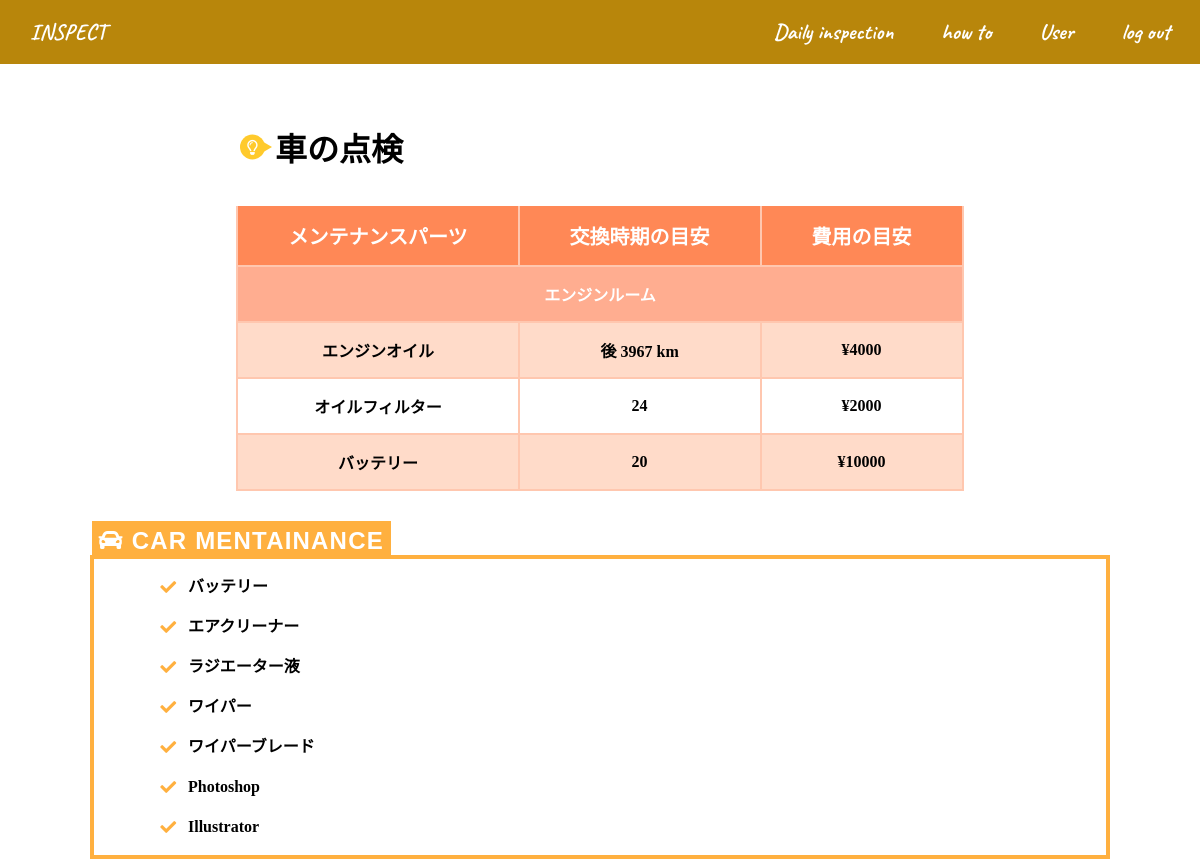
/user/inspect.php (signed in), run on an earlier commit of the app's database.
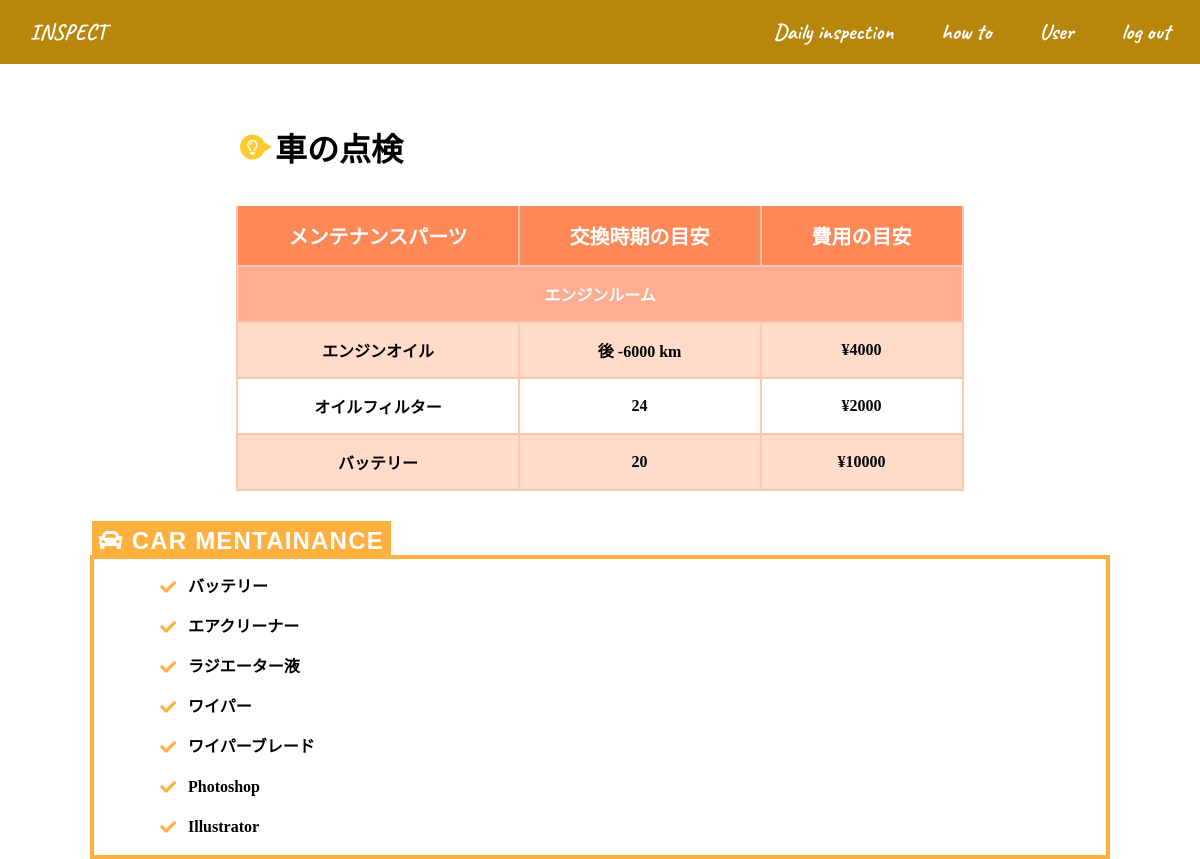
And on a later commit of the database.
### tables this page shows
CREATE TABLE car(user_id interger,car_name text,first_distance interger,now_distance interger,reg_date interger,primary key(user_id));

### user/inspect.php (the view, shortened to what this page needs)
<html>
<head>
  <link rel="stylesheet" type="text/css" href="../css/userstyle.css">
  <link href="https://use.fontawesome.com/releases/v5.0.6/css/all.css" rel="stylesheet">
</head>
<body>
  <header>
    <nav>
    <ul id="menu">
        <li class="logo"><a href="inspect.php">INSPECT</a></li>
        <li><a href="inspect.php">Daily inspection</a></li>
        <li><a href="checker.php">how to</a></li>
        <li><a href="information.php">User</a></li>
        <li><a href="logout.php">log out</a></li>
      </ul>
    </nav>
  </header>
  <main>
    <?php
    try{
      $db = new SQLite3("../DB/customer.sqlite3");
      $sql = 'SELECT * FROM car';
      $res = $db->query($sql);
      while( $row = $res->fetchArray()){
        if($row['user_id']==$_SESSION['user_id']){
          $f_distance = $row['first_distance'];
          $n_distance = $row['now_distance'];
          $distance = $n_distance - $f_distance;
          break;
          }
        }
        }catch(Exception $e){
          $errorMessage = 'データベースエラー';
        }
     ?>
    <h1 class="topic">車の点検</h1>
    <table>
      <tr>
      <?php
      $eo_d = 5000-$distance;
      print<<<_HTML_
        <th>メンテナンスパーツ</th> <th>交換時期の目安</th> <th>費用の目安</th>
      </tr>
      <tr>
        <td colspan="3" class="sub_th">エンジンルーム</td>
      </tr>
      <tr>
        <td>エンジンオイル</td><td>後 $eo_d km</td> <td>¥4000</td>
      </tr>
      <tr>
        <td>オイルフィルター</td> <td>24</td> <td>¥2000</td>
      </tr>
      <tr>
        <td>バッテリー</td> <td>20</td> <td>¥10000</td>
      </tr>
    </table>
_HTML_;
  ?>
  <div class="daily-check">
  <ul>
    <li>バッテリー</li>
    <li>エアクリーナー</li>
    <li>ラジエーター液</li>
    <li>ワイパー</li>
    <li>ワイパーブレード</li>
    <li>Photoshop</li>
    <li>Illustrator</li>
  </ul>
</div>
  </main>
</body>

### css/userstyle.css (style rules this page uses)
* { margin: 0px; padding: 0px; }
body { font-family: "ヒラギノ角ゴ Pro","Hiragino Kaku Gothic Pro"; font-weight: bold; }
nav { background-color: #B8860B; font-weight: 800; color: white; font-family: 'Caveat', cursive; font-size: 13px; }
nav ul { display: flex; flex-flow: row; margin: 0; padding: 6px; list-style-type: none; }
nav a { display: block; border-radius: 4px; padding: 12px 24px; color: white; text-decoration: none; }
nav li.logo { margin-right: auto; }
.daily-check ul { border: solid 4px #ffb03f; padding: 0.5em 1em 0.5em 2.3em; position: relative; margin-top: 4em; margin-left: auto; margin-right: auto; width:80%; }
.daily-check ul li { margin-left:6%; line-height: 1.5; padding: 0.5em 0; list-style-type: none!important; }
.daily-check ul li:before { margin-left:5%; font-family: "Font Awesome 5 Free"; content: "\f00c"; position: absolute; left : 1em; color: #ffb03f; }
.daily-check ul li:after { background: #ffb03f; color: #fff; font-family: "Font Awesome 5 Free",'Avenir','Arial',sans-serif; position: absolute; font-size:24px; left: -2px; bottom: 100%; padding: 1px 7px; content: '\f1b9 CAR MENTAINANCE'; letter-spacing: 0.05em; }
table { font-family: "Font Awesome 5 Free",'Avenir','Arial',sans-serif; border-collapse:collapse; margin:0 auto; }
td,th { text-align: center; padding:5px 10px; }
th { border-left:2px solid #FFC7AF; border-right:2px solid #FFC7AF; color:#fff; background:#FF8856; font-size:12px; }
table tr:nth-child(odd) { background:#FFDBC9; }
td { font-family: "ヒラギノ角ゴ Pro","Hiragino Kaku Gothic Pro"; font-weight: bold; font-size: 10px; text-align: center; border-left:2px solid #FFC7AF; border-right:2px solid #FFC7AF; border-bottom:2px solid #FFC7AF; }
.sub_th { background:#FFAD90; color:#FFF; border:2px solid #FFC7AF; }
h1.topic { position: relative; padding-left: 35px; }
h1.topic:before { position: absolute; font-family: "Font Awesome 5 Free"; content: "\f0eb"; background: #ffca2c; color: white; font-weight: normal; font-size: 15px; border-radius: 50%; left: 0; width: 25px; height: 25px; line-height: 25px; text-align: center; top: 50%; -moz-transform: translateY(-50%); -webkit-transform: translateY(-50%); -ms-transform: translateY(-50%); transform: translateY(-50%); }
h1.topic:after { content: ''; display: block; position: absolute; left: 20px; height: 0; width: 0; border-top: 7px solid transparent; border-bottom: 7px solid transparent; border-left: 12px solid #ffca2c; top: 50%; -moz-transform: translateY(-50%); -webkit-transform: translateY(-50%); -ms-transform: translateY(-50%); transform: translateY(-50%); }
.topic { margin-left:20%; margin-top: 5%; margin-bottom: 3%; }
@media only screen and (min-width:600px) { nav ul { font-size:22px; display: flex; flex-flow: row; margin: 0; padding: 6px; list-style-type: none; } }
@media only screen and (min-width:600px) { nav li.logo { margin-right: auto; } }
@media only screen and (min-width:600px) { td,th { padding:15px 50px; } }
@media only screen and (min-width:600px) { th { font-size:20px; } }
@media only screen and (min-width:600px) { td { font-size:16px; } }

What changed in the data, as far as the page shows it:
changed car: eo_d "3967" → "-6000"
